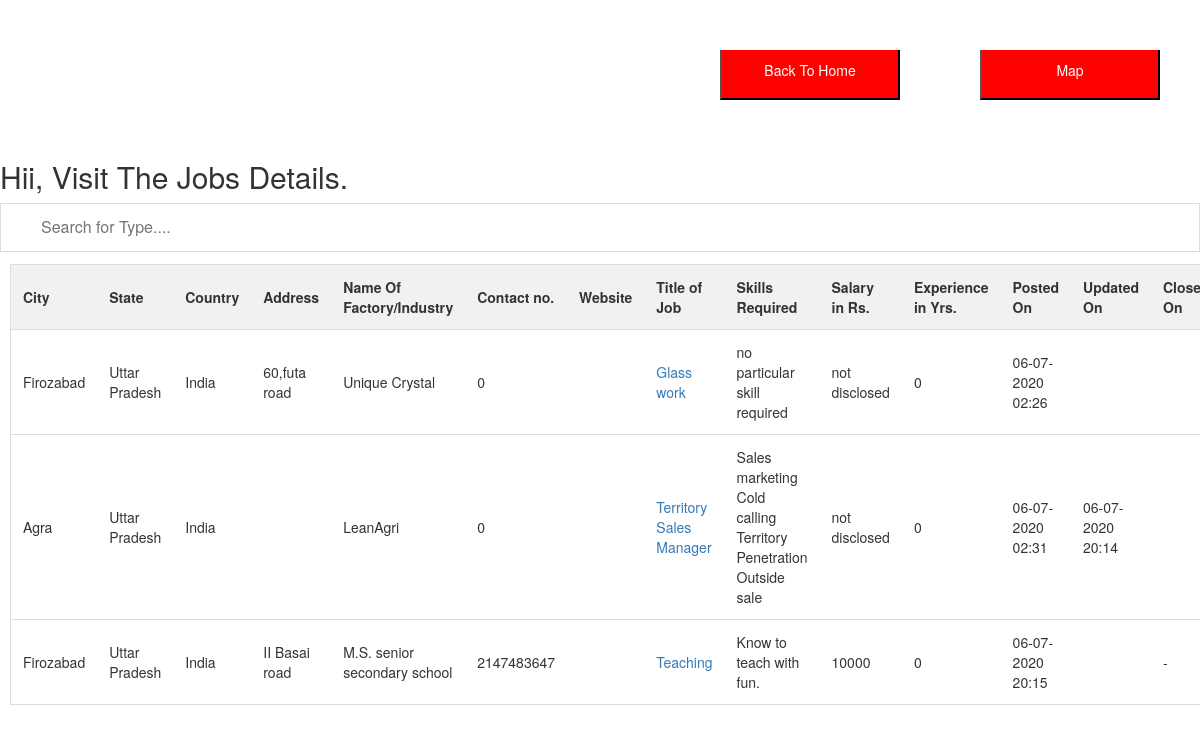
The app's page /visitjob.php with its own data.
### tables this page shows
CREATE TABLE `job` (
  `id` int(20) NOT NULL,
  `skills` varchar(300) NOT NULL,
  `title` varchar(150) NOT NULL,
  `des` varchar(400) NOT NULL,
  `factory` varchar(200) NOT NULL,
  `address` varchar(300) NOT NULL,
  `country` varchar(100) NOT NULL,
  `state` varchar(60) NOT NULL,
  `city` varchar(60) NOT NULL,
  `link` varchar(150) NOT NULL,
  `posttime` text DEFAULT NULL,
  `updatetime` text DEFAULT NULL,
  `status` varchar(40) NOT NULL,
  `closetime` text DEFAULT NULL,
  `updatestatus` varchar(50) NOT NULL,
  `exp` int(10) DEFAULT NULL,
  `salary` text DEFAULT NULL,
  `phone` int(10) DEFAULT NULL
);

### visitjob.php (the view, shortened to what this page needs)
<!DOCTYPE html>
<html>
  <html lang="en">
<head>
  <link rel="stylesheet" href="https://maxcdn.bootstrapcdn.com/bootstrap/3.4.1/css/bootstrap.min.css">
</head>
<body>
   <div id= "google_translate_element" style="background-color:white; background-size:cover;color: white;top: 0;display: block;margin-top: 0; height:50px;position:absolute;left:0; right: 0; top:0;width:100%; color:white;">
</div>
     <div align="right"><a href="index.php"><button style="background-color: red;color: white; width:15%;height:60px;padding: 10px; margin: 40px;">Back To Home</button></a><a href="map.php"><button style="background-color: red;color: white; width:15%;height:60px;padding: 10px; margin: 40px;">Map</button></a></div>
<h2>Hii, Visit The Jobs Details.</h2>
<input type="text" style="width:100%;" id="myInput" onkeyup="myFunction()" placeholder="Search for Type...." title="Type in a name">
<table id="myTable" style="margin-right: 10px; width: 98%; margin-left:10px;">
  <tr class="header">
 <th style="width:30%;">City</th>
        <th style="width:30%;">State</th>
            <th style="width:30%;">Country</th>
           <th style="width:60%;">Address</th>
        <th style="width:40%;">Name Of Factory/Industry</th>
     <th style="width:20%;">Contact no.</th>
        <th style="width:40%;">Website</th>
   <th style="width:40%;">Title of Job</th>
      <th style="width:50%;">Skills Required</th>
               <th style="width:30%;">Salary in Rs.</th>
            <th style="width:30%;">Experience in Yrs.</th>
 <th style="width:30%;">Posted On </th>
  <th style="width:30%;">Updated On</th>
  <th style="width:30%;">Closed On</th>
  </tr>
 <?php
 require"functions.php";
  $sql = "SELECT * FROM  job";
      $result = $conn->query($sql);
if ($result->num_rows > 0) {
          while($row = $result->fetch_assoc()) {
            ?>
            <tr id="change">
<?php
 echo "<td>" . $row["city"] . "</td>";
  echo "<td>" . $row["state"] . "</td>";
   echo "<td>" . $row["country"] . "</td>";
    echo "<td>" . $row["address"] . "</td>";
     echo "<td>" . $row["factory"] . "</td>";
       echo "<td>" . $row["phone"] . "</td>";
      echo "<td>";
      ?>
        <?php
echo  "</td>";
?>
        <?php
            echo "<td>" ?>
  <a href="#" data-toggle="popover"  title="<?php echo $row['title'];?>" data-content="<?php echo $row['des'];?>"><?php echo $row['title']?></a>
   <?php
                echo "<td>" . $row["skills"] . "</td>";
                echo "<td>" . $row["salary"] . "</td>";
                echo "<td>" . $row["exp"] . "</td>";
                echo "<td>" . $row["posttime"] . "</td>";
                echo "<td>" . $row["updatetime"] . "</td>";
                echo "<td>" . $row["closetime"] . "</td>";
                                  ?>
                                  <?php
            echo "</tr>";
        }
        } else {
          echo "0 results";
        }
      ?>
</table>
</body>
</html>

### visitjob.php (style rules this page uses)
* { box-sizing: border-box; }
#myInput { background-image: url('/css/searchicon.png'); background-position: 10px 10px; background-repeat: no-repeat; width: 100%; font-size: 16px; padding: 12px 20px 12px 40px; border: 1px solid #ddd; margin-bottom: 12px; }
#myTable { border-collapse: collapse; width: 100%; border: 1px solid #ddd; font-size: 14px; }
#myTable th, #myTable td { text-align: left; padding: 12px; }
#myTable tr { border-bottom: 1px solid #ddd; }
#myTable tr.header, #myTable tr:hover { background-color: #f1f1f1; }

### records on screen
job: city "Firozabad", state "Uttar Pradesh", country "India", address "60,futa road", factory "Unique Crystal", phone "0", title "Glass work", skills "no particular skill required", salary "not disclosed", exp "0", posttime "06-07-2020 02:26"
job: city "Agra", state "Uttar Pradesh", country "India", factory "LeanAgri", phone "0", title "Territory Sales Manager", skills "Sales marketing Cold calling Territory Penetration Outside sale", salary "not disclosed", exp "0", posttime "06-07-2020 02:31", updatetime "06-07-2020 20:14"
job: city "Firozabad", state "Uttar Pradesh", country "India", address "II Basai road", factory "M.S. senior secondary school", phone "2147483647", title "Teaching", skills "Know to teach with fun.", salary "10000", exp "0", posttime "06-07-2020 20:15", closetime "-"
